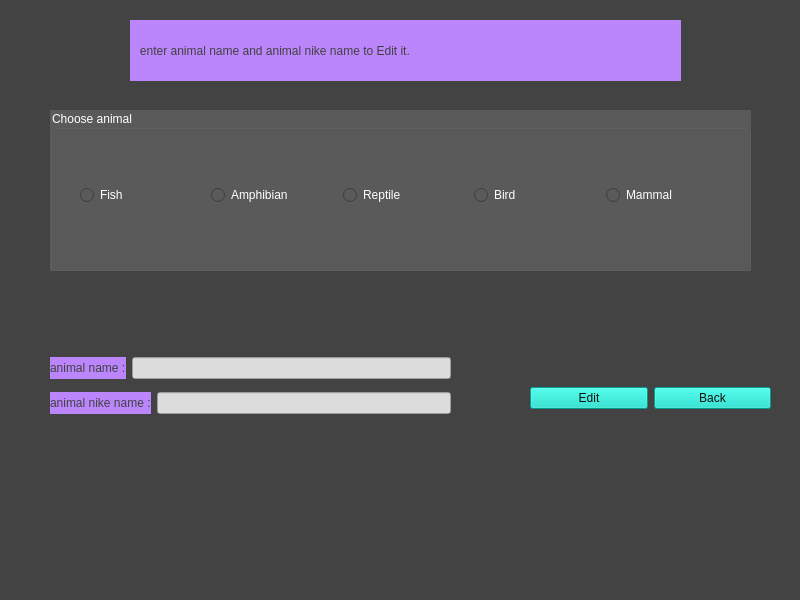
<?xml version="1.0" encoding="UTF-8"?>
<ui version="4.0">
 <class>Edit</class>
 <widget class="QMainWindow" name="Edit">
  <property name="geometry">
   <rect>
    <x>0</x>
    <y>0</y>
    <width>800</width>
    <height>600</height>
   </rect>
  </property>
  <property name="minimumSize">
   <size>
    <width>800</width>
    <height>600</height>
   </size>
  </property>
  <property name="maximumSize">
   <size>
    <width>800</width>
    <height>600</height>
   </size>
  </property>
  <property name="windowTitle">
   <string>MainWindow</string>
  </property>
  <property name="styleSheet">
   <string notr="true">background-color: rgb(67, 67, 67);</string>
  </property>
  <widget class="QWidget" name="centralwidget">
   <widget class="QLabel" name="label_3">
    <property name="geometry">
     <rect>
      <x>130</x>
      <y>20</y>
      <width>551</width>
      <height>61</height>
     </rect>
    </property>
    <property name="styleSheet">
     <string notr="true">font: 75 14pt &quot;Arial&quot;;
color: rgb(64, 64, 64);
background-color: rgb(187, 134, 252);</string>
    </property>
    <property name="text">
     <string>   enter animal name and animal nike name to Edit it.</string>
    </property>
   </widget>
   <widget class="QGroupBox" name="groupBox">
    <property name="geometry">
     <rect>
      <x>50</x>
      <y>110</y>
      <width>701</width>
      <height>161</height>
     </rect>
    </property>
    <property name="styleSheet">
     <string notr="true">background-color: rgb(90, 90, 90);
color: rgb(255, 255, 255);</string>
    </property>
    <property name="title">
     <string>Choose animal</string>
    </property>
    <widget class="QWidget" name="layoutWidget">
     <property name="geometry">
      <rect>
       <x>30</x>
       <y>30</y>
       <width>651</width>
       <height>111</height>
      </rect>
     </property>
     <layout class="QHBoxLayout" name="horizontalLayout_3">
      <item>
       <widget class="QRadioButton" name="radioButtonFish">
        <property name="text">
         <string>Fish</string>
        </property>
       </widget>
      </item>
      <item>
       <widget class="QRadioButton" name="radioButtonAmphibian">
        <property name="text">
         <string>Amphibian</string>
        </property>
       </widget>
      </item>
      <item>
       <widget class="QRadioButton" name="radioButtonReptile">
        <property name="text">
         <string>Reptile</string>
        </property>
       </widget>
      </item>
      <item>
       <widget class="QRadioButton" name="radioButtonBird">
        <property name="text">
         <string>Bird</string>
        </property>
       </widget>
      </item>
      <item>
       <widget class="QRadioButton" name="radioButtonMamal">
        <property name="text">
         <string>Mammal</string>
        </property>
       </widget>
      </item>
     </layout>
    </widget>
   </widget>
   <widget class="QWidget" name="layoutWidget">
    <property name="geometry">
     <rect>
      <x>50</x>
      <y>350</y>
      <width>401</width>
      <height>71</height>
     </rect>
    </property>
    <layout class="QVBoxLayout" name="verticalLayout">
     <item>
      <layout class="QHBoxLayout" name="horizontalLayout">
       <item>
        <widget class="QLabel" name="label">
         <property name="styleSheet">
          <string notr="true">font: 75 12pt &quot;MS Shell Dlg 2&quot;;
color: rgb(64, 64, 64);
background-color: rgb(187, 134, 252);</string>
         </property>
         <property name="text">
          <string>animal name :</string>
         </property>
        </widget>
       </item>
       <item>
        <widget class="QLineEdit" name="lineEditName">
         <property name="styleSheet">
          <string notr="true">font: 75 12pt &quot;Arial&quot;;
background-color: rgb(220, 220, 220);
color: rgb(0, 0, 0);</string>
         </property>
        </widget>
       </item>
      </layout>
     </item>
     <item>
      <layout class="QHBoxLayout" name="horizontalLayout_2">
       <item>
        <widget class="QLabel" name="label_2">
         <property name="styleSheet">
          <string notr="true">font: 75 12pt &quot;MS Shell Dlg 2&quot;;
color: rgb(64, 64, 64);
background-color: rgb(187, 134, 252);</string>
         </property>
         <property name="text">
          <string>animal nike name :</string>
         </property>
        </widget>
       </item>
       <item>
        <widget class="QLineEdit" name="lineEditNikName">
         <property name="styleSheet">
          <string notr="true">font: 75 12pt &quot;Arial&quot;;
background-color: rgb(220, 220, 220);
color: rgb(0, 0, 0);</string>
         </property>
        </widget>
       </item>
      </layout>
     </item>
    </layout>
   </widget>
   <widget class="QWidget" name="layoutWidget">
    <property name="geometry">
     <rect>
      <x>530</x>
      <y>380</y>
      <width>241</width>
      <height>37</height>
     </rect>
    </property>
    <layout class="QHBoxLayout" name="horizontalLayout_4">
     <item>
      <widget class="QPushButton" name="pushButtonSearch">
       <property name="styleSheet">
        <string notr="true">background-color: rgb(3, 218, 197);
font: 75 14pt &quot;Arial&quot;;
color: rgb(15, 15, 15);</string>
       </property>
       <property name="text">
        <string>Edit</string>
       </property>
      </widget>
     </item>
     <item>
      <widget class="QPushButton" name="pushButton_back">
       <property name="styleSheet">
        <string notr="true">background-color: rgb(3, 218, 197);
font: 75 14pt &quot;Arial&quot;;
color: rgb(15, 15, 15);</string>
       </property>
       <property name="text">
        <string>Back</string>
       </property>
      </widget>
     </item>
    </layout>
   </widget>
  </widget>
  <widget class="QMenuBar" name="menubar">
   <property name="geometry">
    <rect>
     <x>0</x>
     <y>0</y>
     <width>800</width>
     <height>26</height>
    </rect>
   </property>
  </widget>
  <widget class="QStatusBar" name="statusbar"/>
 </widget>
 <resources/>
 <connections/>
</ui>
